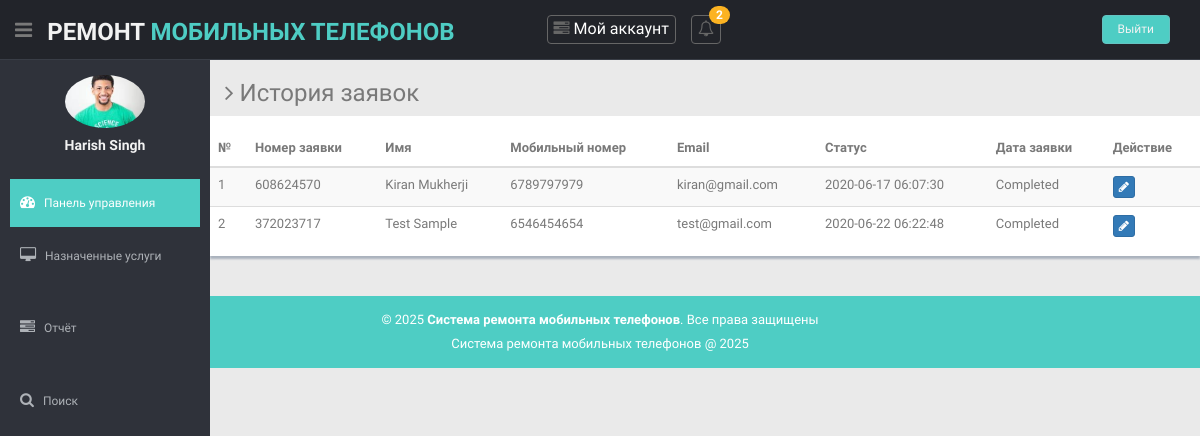
Screenshot of /technician/completed-request.php (signed in) with the database file from the repository.
### tables this page shows
CREATE TABLE IF NOT EXISTS `tbltechnician` (
  `ID` int NOT NULL AUTO_INCREMENT,
  `TechnicianID` varchar(50) DEFAULT NULL,
  `Name` varchar(200) DEFAULT NULL,
  `MobileNumber` bigint DEFAULT NULL,
  `Email` varchar(200) DEFAULT NULL,
  `Address` varchar(200) NOT NULL,
  `ProfilePic` varchar(200) DEFAULT NULL,
  `Password` varchar(200) DEFAULT NULL,
  `JoiningDate` timestamp NULL DEFAULT CURRENT_TIMESTAMP,
  PRIMARY KEY (`ID`),
  KEY `TechnicianID` (`TechnicianID`)
);

CREATE TABLE IF NOT EXISTS `tblrequest` (
  `ID` int NOT NULL AUTO_INCREMENT,
  `UserID` int DEFAULT NULL,
  `ServiceNumber` varchar(10) DEFAULT NULL,
  `BrandName` varchar(50) DEFAULT NULL,
  `ACtype` varchar(100) DEFAULT NULL,
  `ACcapcity` varchar(50) DEFAULT NULL,
  `Problem` varchar(200) DEFAULT NULL,
  `ProblemDesc` mediumtext,
  `Address` varchar(200) DEFAULT NULL,
  `DateofService` varchar(200) DEFAULT NULL,
  `SuitableTime` varchar(200) DEFAULT NULL,
  `ReqDate` timestamp NULL DEFAULT CURRENT_TIMESTAMP,
  `Status` varchar(50) DEFAULT NULL,
  `AssignTo` varchar(120) DEFAULT NULL,
  `Remark` varchar(200) DEFAULT NULL,
  `ServiceCharge` decimal(10,2) DEFAULT NULL,
  `PartCharge` decimal(10,2) DEFAULT NULL,
  `OtherCharge` decimal(10,2) DEFAULT NULL,
  `ResponseDate` timestamp NULL DEFAULT NULL ON UPDATE CURRENT_TIMESTAMP,
  PRIMARY KEY (`ID`),
  KEY `ServiceNumber` (`ServiceNumber`)
);

CREATE TABLE IF NOT EXISTS `tbluser` (
  `ID` int NOT NULL AUTO_INCREMENT,
  `FirstName` varchar(200) DEFAULT NULL,
  `LastName` varchar(200) DEFAULT NULL,
  `MobileNumber` bigint DEFAULT NULL,
  `Email` varchar(200) DEFAULT NULL,
  `Password` varchar(200) DEFAULT NULL,
  `RegDate` timestamp NULL DEFAULT CURRENT_TIMESTAMP,
  PRIMARY KEY (`ID`)
);

### technician/completed-request.php (the view, shortened to what this page needs)
<?php
include('includes/dbconnection.php');
if (strlen($_SESSION['acrstid']==0)) {
  header('location:logout.php');
  } else{
?>
<!DOCTYPE html>
<html lang="en">
<head>
  <link href="../lib/bootstrap/css/bootstrap.min.css" rel="stylesheet">
  <link href="../lib/font-awesome/css/font-awesome.css" rel="stylesheet" />
  <link href="../lib/advanced-datatable/css/demo_page.css" rel="stylesheet" />
  <link href="../lib/advanced-datatable/css/demo_table.css" rel="stylesheet" />
  <link rel="stylesheet" href="../lib/advanced-datatable/css/DT_bootstrap.css" />
  <link href="../css/style.css" rel="stylesheet">
  <link href="../css/style-responsive.css" rel="stylesheet">
</head>
<body>
  <section id="container">
   <?php include_once('includes/header.php');?>
  <?php include_once('includes/sidebar.php');?>
    <section id="main-content">
      <section class="wrapper">
        <h3><i class="fa fa-angle-right"></i> История заявок</h3>
        <div class="row mb">
          <div class="content-panel">
            <div class="adv-table">
           <table class="table table-striped table-advance table-hover">
          <thead>
            <tr>
              <th>№</th>
              <th>Номер заявки</th>
              <th>Имя</th>
              <th>Мобильный номер</th>
              <th>Email</th>
              <th>Статус</th>
              <th>Дата заявки</th>
              <th>Действие</th>
                  </tr>
                </thead>
                <tbody>
                  <?php
$ret=mysqli_query($con,"select tbluser.*,tblrequest.* from tblrequest join tbluser on tbluser.ID=tblrequest.UserID && Status ='Completed'");
$cnt=1;
while ($row=mysqli_fetch_array($ret)) {
?>
                  <tr class="gradeX">
                    <td><?php echo $cnt;?></td>
                    <td><?php  echo $row['ServiceNumber'];?></td>
                    <td><?php  echo $row['FirstName'];?> <?php  echo $row['LastName'];?></td>
                    <td><?php  echo $row['MobileNumber'];?></td>
                    <td><?php  echo $row['Email'];?></td>
                    <td class="hidden-phone"><?php  echo $row['ReqDate'];?></td>
                    <?php if($row['Status']==""){ ?>
                     <td><?php echo "Not Updated Yet"; ?></td>
<?php } else { ?>                  <td><?php  echo htmlentities($row['Status']);?>
                  </td>
                  <?php } ?>
                    <td class="center hidden-phone"><a href="view-service-detail.php?viewid=<?php echo htmlentities ($row['ServiceNumber']);?>"><button class="btn btn-primary btn-xs"><i class="fa fa-pencil"></i></button></a></td>
                  </tr>
                  <?php
$cnt=$cnt+1;
}?>
                </tbody>
              </table>
            </div>
          </div>
        </div>
      </section>
    </section>
<?php include_once('includes/footer.php');?>
  </section>
</body>
</html>
<?php  } ?>

### technician/includes/sidebar.php (shortened to what this page needs)
<aside>
      <div id="sidebar" class="nav-collapse ">
        <ul class="sidebar-menu" id="nav-accordion">
          <?php
$tid=$_SESSION['acrstid'];
$ret=mysqli_query($con,"select * from tbltechnician where ID='$tid'");
while ($row=mysqli_fetch_array($ret)) {
?>
          <p class="centered"><a href="profile.php"><img src="../admin/images/<?php  echo $row['ProfilePic'];?>" class="img-circle" width="80"></a></p>
          <h5 class="centered"><?php  echo $row['Name'];?></h5><?php } ?>
          <li class="mt">
            <a class="active" href="dashboard.php">
              <i class="fa fa-dashboard"></i>
                <span>Панель управления</span>
                </a>
              </li>
            <li class="sub-menu dcjq-parent-li">
              <a href="javascript:;" class="dcjq-parent">
                <i class="fa fa-desktop"></i>
                <span>Назначенные услуги</span>
                <span class="dcjq-icon"></span></a>
              </li>
               <li class="mt">
              <a href="between-dates-reports.php">
               <i class="fa fa-tasks"></i>
                <span>Отчёт</span>
                </a>
              </li>
             <li class="mt">
              <a href="search.php">
               <i class="fa fa-search"></i>
                <span>Поиск</span>
                </a>
          </li>
        </ul>
      </div>
    </aside>

### css/style.css (style rules this page uses)
body { color: #797979; background: #eaeaea; font-family: 'Ruda', sans-serif; padding: 0px !important; margin: 0px !important; font-size:13px; }
ul li { list-style: none; }
a, a:hover, a:focus { text-decoration: none; outline: none; }
#container { width: 100%; height: 100%; }
.centered { text-align: center; }
.mt { margin-top: 25px; }
.mb { margin-bottom: 25px; }
#sidebar { width: 210px; height: 100%; position: fixed; background: #2f323a; }
#sidebar h5 { color: #f2f2f2; font-weight: 700; }
#sidebar ul li { position: relative; }
ul.sidebar-menu , ul.sidebar-menu li ul.sub { margin: -2px 0 0; padding: 0; }
ul.sidebar-menu { margin-top: 75px; }
ul.sidebar-menu li { margin-bottom: 5px; margin-left:10px; margin-right:10px; }
ul.sidebar-menu li.sub-menu { line-height: 15px; }
ul.sidebar-menu li a span { display: inline-block; }
ul.sidebar-menu li a { color: #aeb2b7; text-decoration: none; display: block; padding: 15px 0 15px 10px; font-size: 12px; outline: none; -webkit-transition: all 0.3s ease; -moz-transition: all 0.3s ease; -o-transition: all 0.3s ease; -ms-transition: all 0.3s ease; transition: all 0.3s ease; }
ul.sidebar-menu li a.active, ul.sidebar-menu li a:hover, ul.sidebar-menu li a:focus { background: #4ECDC4; color: #fff; display: block; -webkit-transition: all 0.3s ease; -moz-transition: all 0.3s ease; -o-transition: all 0.3s ease; -ms-transition: all 0.3s ease; transition: all 0.3s ease; }
ul.sidebar-menu li a i { font-size: 15px; padding-right: 6px; }
ul.sidebar-menu li a.active i { color: #fff; }
#main-content { margin-left: 210px; }
.wrapper { display: inline-block; margin-top: 60px; padding-left: 15px; padding-right: 15px; padding-bottom: 15px; padding-top: 0px; width: 100%; }
.content-panel { background: #ffffff; box-shadow: 0px 3px 2px #aab2bd; padding-top: 15px; padding-bottom: 5px; }

### rows the page displays
tbltechnician: ProfilePic (picture), Name "Harish Singh"
tblrequest: ServiceNumber "608624570", UserID.FirstName "Kiran", UserID.LastName "Mukherji", UserID.MobileNumber "6789797979", UserID.Email "kiran@gmail.com", ReqDate "2020-06-17 06:07:30", Status "Completed"
tblrequest: ServiceNumber "372023717", UserID.FirstName "Test", UserID.LastName "Sample", UserID.MobileNumber "6546454654", UserID.Email "test@gmail.com", ReqDate "2020-06-22 06:22:48", Status "Completed"

### other values shown
$num "2"
